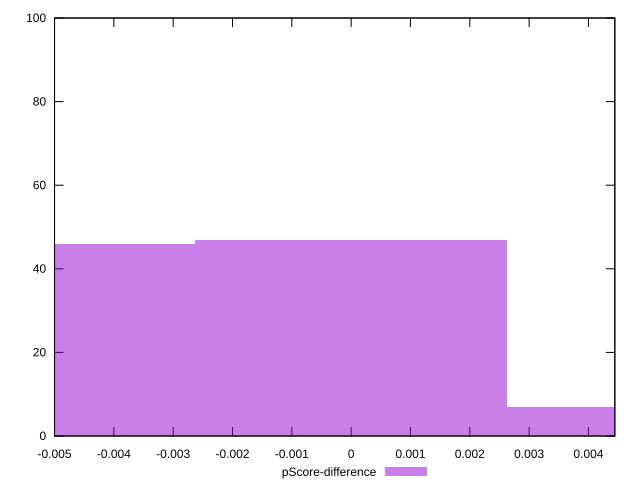

Generate this figure with gnuplot:
reset

$pScoreDifference <<EOF
0.005259140706596614 7
0 47
-0.005259140706596614 46
EOF

set key outside below
set boxwidth 0.005259140706596614
set xrange [-0.0050000000000000044:0.004444444444444473]
set yrange [0:100]
set trange [0:100]
set style fill transparent solid 0.5 noborder
set terminal svg size 640, 490 enhanced background rgb 'white'
set output "reports/report_00028_2021-02-24T12-49-42.674Z/unused-css-rules/samples/astro/pScore-difference/histogram.svg"

plot $pScoreDifference title "pScore-difference" with boxes

reset
